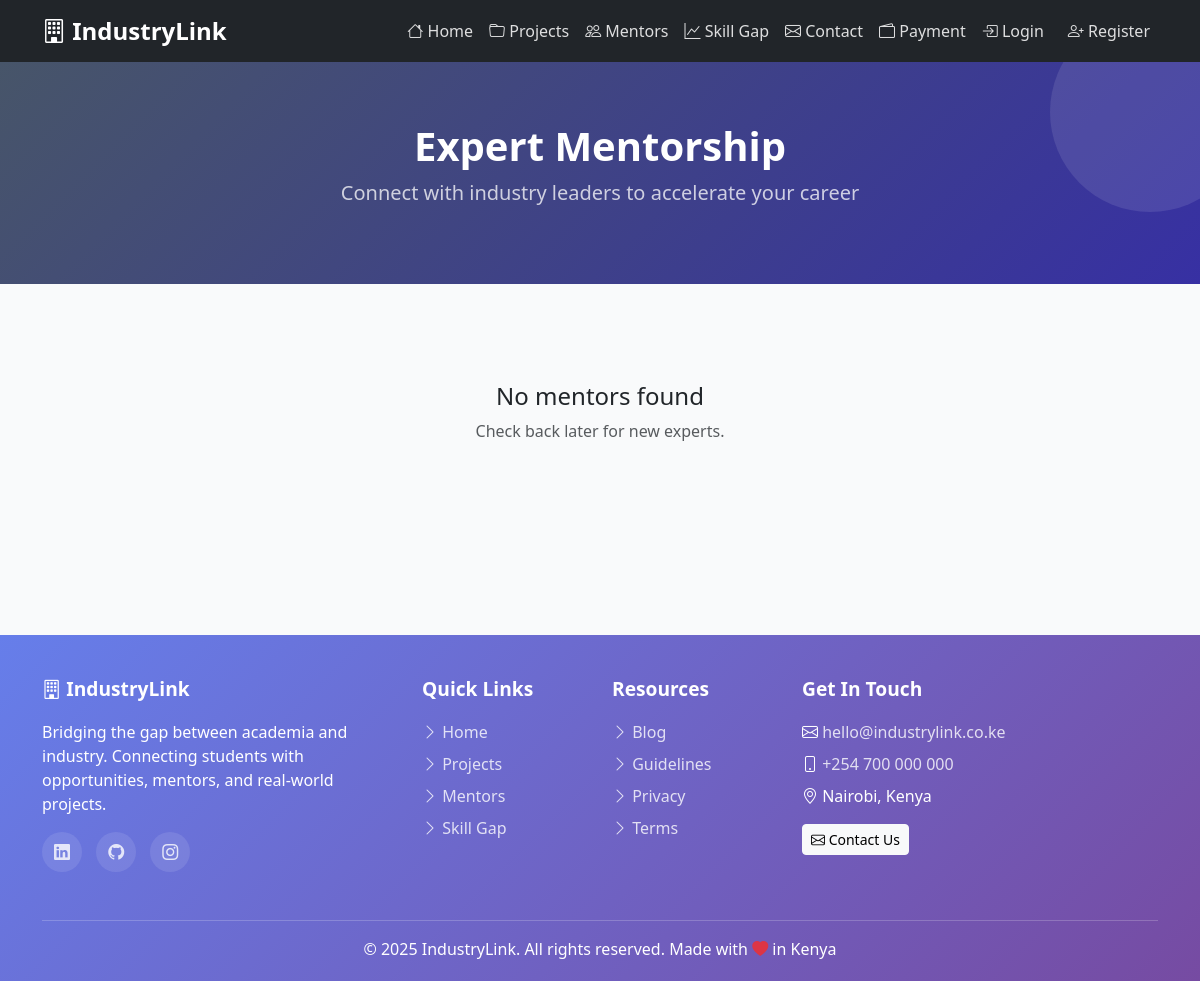
The app's page /mentors/, older data.
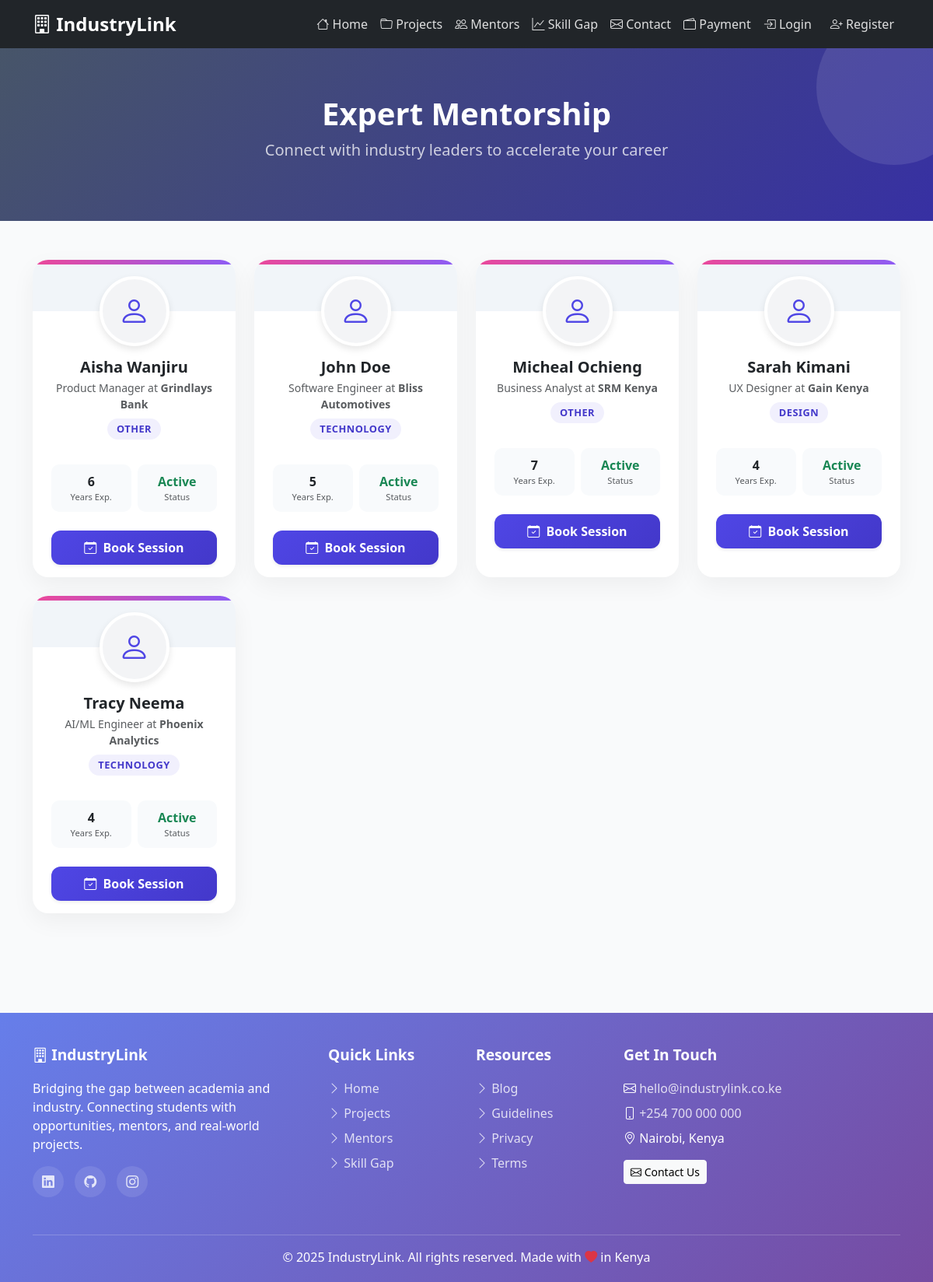
The same page, newer data.
### main/models.py (models this page shows, shortened)
class Mentor(models.Model):
    EXPERTISE_CHOICES = [
        ('technology', 'Technology'),
        ('design', 'Design'),
        ('other', 'Other'),
        ('business', 'Business')
    ]
    user= models.OneToOneField(User, on_delete=models.CASCADE, related_name='mentor_profile')
    full_name = models.CharField(max_length=200)
    job_title = models.CharField(max_length=200)
    company = models.CharField(max_length=200)
    bio = models.TextField(blank=True)
    expertise_area = models.CharField(max_length=50, choices=EXPERTISE_CHOICES)
    years_of_experience = models.IntegerField()
    availability = models.CharField(max_length=100)
    hourly_rate = models.DecimalField(max_digits=6, decimal_places=2, null=True, blank=True)
    email = models.EmailField(blank=True)
    linkedin = models.URLField(blank=True)
    created_at = models.DateTimeField(auto_now_add=True)
    updated_at = models.DateTimeField(auto_now=True)
    class Meta:
        ordering = ['full_name']

### main/views.py (the view)
# urls.py: path('mentors/', views.mentor_list, name='mentor'),
def mentor_list(request):
    all_mentors = Mentor.objects.all()
    return render(request, 'main/mentor.html', {'mentors': all_mentors})

### main/templates/main/mentor.html (shortened to what this page needs)
{% extends 'base.html' %}
{% load static %}
{% block content %}
<div class="mentor-header text-center text-white">
    <div class="container position-relative z-1">
        <h1 class="fw-bold mb-2">Expert Mentorship</h1>
        <p class="lead opacity-75">Connect with industry leaders to accelerate your career</p>
    </div>
    <div style="position: absolute; top: -50px; right: -50px; width: 200px; height: 200px; background: rgba(255,255,255,0.1); border-radius: 50%;"></div>
</div>
<div class="container mb-5">
    <div class="row g-4">
        {% for mentor in mentors %}
        <div class="col-md-6 col-lg-3" data-aos="fade-up" data-aos-delay="{{ forloop.counter0|add:50 }}">
            <div class="mentor-card h-100 pb-3">
                <div class="card-stripe"></div>
                <div class="mentor-avatar">
                    {% if mentor.user.profile.profile_pic %}
                        <img src="{{ mentor.user.profile.profile_pic.url }}" alt="{{ mentor.full_name }}" class="img-fluid rounded-circle w-100 h-100 object-fit-cover">
                    {% else %}
                        <i class="bi bi-person"></i>
                    {% endif %}
                </div>
                <div class="text-center px-4">
                    <h5 class="fw-bold mb-1 text-dark">{{ mentor.full_name }}</h5>
                    <p class="text-muted small mb-2">{{ mentor.job_title }} at <strong>{{ mentor.company }}</strong></p>
                    <span class="expertise-tag mb-3 d-inline-block text-uppercase">
                        {{ mentor.get_expertise_area_display }}
                    </span>
                    <div class="row g-2 mt-2 mb-4">
                        <div class="col-6">
                            <div class="stat-box">
                                <div class="fw-bold text-dark">{{ mentor.years_of_experience }}</div>
                                <div class="small text-muted" style="font-size: 0.7rem;">Years Exp.</div>
                            </div>
                        </div>
                        <div class="col-6">
                            <div class="stat-box">
                                <div class="fw-bold text-success">Active</div>
                                <div class="small text-muted" style="font-size: 0.7rem;">Status</div>
                            </div>
                        </div>
                    </div>
                    <div class="d-flex gap-2 justify-content-center">
                         <form action="{% url 'main:payment' %}" method="get" class="w-100">
                             <button class="btn btn-mentor shadow-sm">
                                <i class="bi bi-calendar-check me-1"></i> Book Session
                            </button>
                        </form>
                    </div>
                </div>
            </div>
        </div>
        {% empty %}
        <div class="col-12 text-center py-5">
            <h4>No mentors found</h4>
            <p class="text-muted">Check back later for new experts.</p>
        </div>
        {% endfor %}
    </div>
</div>
{% endblock %}

### templates/base.html (shortened to what this page needs)
<!DOCTYPE html>
<html lang="en">
<head>
    <link href="https://cdn.jsdelivr.net/npm/bootstrap@5.3.2/dist/css/bootstrap.min.css" rel="stylesheet">
    <link rel="stylesheet" href="https://cdn.jsdelivr.net/npm/bootstrap-icons@1.11.1/font/bootstrap-icons.css">
</head>
<body>
    <nav class="navbar navbar-expand-lg navbar-dark bg-dark">
        <div class="container">
            <a class="navbar-brand" href="{% url 'main:home' %}">
                <i class="bi bi-building"></i> IndustryLink
            </a>
            <div class="collapse navbar-collapse" id="navbarNav">
                <ul class="navbar-nav ms-auto">
                    <li class="nav-item">
                        <a class="nav-link" href="{% url 'main:home' %}">
                            <i class="bi bi-house"></i> Home
                        </a>
                    </li>
                    <li class="nav-item">
                        <a class="nav-link" href="{% url 'main:projects' %}">
                            <i class="bi bi-folder"></i> Projects
                        </a>
                    </li>
                    <li class="nav-item">
                        <a class="nav-link" href="{% url 'main:mentor' %}">
                            <i class="bi bi-people"></i> Mentors
                        </a>
                    </li>
                    <li class="nav-item">
                        <a class="nav-link" href="{% url 'main:skills' %}">
                            <i class="bi bi-graph-up"></i> Skill Gap
                        </a>
                    </li>
                    <li class="nav-item">
                        <a class="nav-link" href="{% url 'main:contact' %}">
                            <i class="bi bi-envelope"></i> Contact
                        </a>
                    </li>
                    <li class="nav-item">
                        <a class="nav-link" href="{% url 'main:payment' %}">
                            <i class="bi bi-wallet2"></i> Payment
                        </a>
                    </li>
                    {% if request.user.is_authenticated %}
                        <li class="nav-item">
                            <a class="nav-link" href="{% url 'main:dashboard' %}">
                                <i class="bi bi-speedometer2"></i> Dashboard
                            </a>
                        </li>
                        {% if request.user.is_superuser %}
                        <li class="nav-item">
                            <a class="nav-link text-warning" href="{% url 'admin:index' %}">
                                <i class="bi bi-shield-lock"></i> Admin
                            </a>
                        </li>
                        {% endif %}
                        <li class="nav-item dropdown">
                            <a class="nav-link dropdown-toggle" href="#" id="userDropdown" role="button" data-bs-toggle="dropdown" aria-expanded="false">
                                <i class="bi bi-person-circle"></i> {{ request.user.username }}
                            </a>
                            <ul class="dropdown-menu dropdown-menu-end" aria-labelledby="userDropdown">
                                <li>
                                    <a class="dropdown-item" href="{% url 'main:editProfile' %}">
                                        <i class="bi bi-pencil"></i> Edit Profile
                                    </a>
                                </li>
                                <li><hr class="dropdown-divider"></li>
                                <li>
                                    <a class="dropdown-item" href="{% url 'main:logout' %}">
                                        <i class="bi bi-box-arrow-right"></i> Logout
                                    </a>
                                </li>
                            </ul>
                        </li>
                    {% else %}
                        <li class="nav-item">
                            <a class="nav-link btn btn-outline-light me-2" href="{% url 'main:login' %}">
                                <i class="bi bi-box-arrow-in-right"></i> Login
                            </a>
                        </li>
                        <li class="nav-item">
                            <a class="nav-link btn btn-primary" href="{% url 'main:register' %}">
                                <i class="bi bi-person-plus"></i> Register
                            </a>
                        </li>
                    {% endif %}
                </ul>
            </div>
        </div>
    </nav>
    <main>
        {% block content %}
        {% endblock %}
    </main>
    <footer>
        <div class="container">
            <div class="row">
                <div class="col-md-4 mb-4">
                    <div class="footer-heading">
                        <i class="bi bi-building"></i> IndustryLink
                    </div>
                    <p class="mb-3">
                        Bridging the gap between academia and industry.
                        Connecting students with opportunities, mentors, and real-world projects.
                    </p>
                    <div class="social-icons">
                        <a href="#" aria-label="LinkedIn"><i class="bi bi-linkedin"></i></a>
                        <a href="#" aria-label="GitHub"><i class="bi bi-github"></i></a>
                        <a href="#" aria-label="Instagram"><i class="bi bi-instagram"></i></a>
                    </div>
                </div>
                <div class="col-md-2 mb-4">
                    <div class="footer-heading">Quick Links</div>
                    <ul class="list-unstyled">
                        <li class="mb-2"><a href="{% url 'main:home' %}"><i class="bi bi-chevron-right"></i> Home</a></li>
                        <li class="mb-2"><a href="{% url 'main:projects' %}"><i class="bi bi-chevron-right"></i> Projects</a></li>
                        <li class="mb-2"><a href="{% url 'main:mentor' %}"><i class="bi bi-chevron-right"></i> Mentors</a></li>
                        <li class="mb-2"><a href="{% url 'main:skills' %}"><i class="bi bi-chevron-right"></i> Skill Gap</a></li>
                    </ul>
                </div>
                <div class="col-md-2 mb-4">
                    <div class="footer-heading">Resources</div>
                    <ul class="list-unstyled">
                        <li class="mb-2"><a href="#"><i class="bi bi-chevron-right"></i> Blog</a></li>
                        <li class="mb-2"><a href="#"><i class="bi bi-chevron-right"></i> Guidelines</a></li>
                        <li class="mb-2"><a href="#"><i class="bi bi-chevron-right"></i> Privacy</a></li>
                        <li class="mb-2"><a href="#"><i class="bi bi-chevron-right"></i> Terms</a></li>
                    </ul>
                </div>
                <div class="col-md-4 mb-4">
                    <div class="footer-heading">Get In Touch</div>
                    <ul class="list-unstyled">
                        <li class="mb-2">
                            <i class="bi bi-envelope"></i>
                            <a href="mailto:hello@industrylink.co.ke">hello@industrylink.co.ke</a>
                        </li>
                        <li class="mb-2">
                            <i class="bi bi-phone"></i>
                            <a href="tel:+254700000000">+254 700 000 000</a>
                        </li>
                        <li class="mb-2">
                            <i class="bi bi-geo-alt"></i> Nairobi, Kenya
                        </li>
                    </ul>
                    <div class="mt-3">
                        <a href="{% url 'main:contact' %}" class="btn btn-light btn-sm">
                            <i class="bi bi-envelope"></i> Contact Us
                        </a>
                    </div>
                </div>
            </div>
            <hr class="bg-white mt-4" style="opacity: 0.2;">
            <div class="row">
                <div class="col-12 text-center">
                    <p class="mb-0">
                        &copy; 2025 IndustryLink. All rights reserved.
                        Made with <i class="bi bi-heart-fill text-danger"></i> in Kenya
                    </p>
                </div>
            </div>
        </div>
    </footer>
</body>
</html>

### templates/base.html (style rules this page uses)
html, body { height: 100%; }
body { display: flex; flex-direction: column; }
main { flex: 1 0 auto; }
footer { flex-shrink: 0; background: linear-gradient(135deg, #667eea 0%, #764ba2 100%); color: white; padding: 40px 0 20px 0; margin-top: 80px; }
footer a { color: rgba(255,255,255,0.8); text-decoration: none; transition: color 0.3s; }
footer .footer-heading { font-size: 1.2rem; font-weight: bold; margin-bottom: 1rem; }
footer .social-icons a { display: inline-flex; align-items: center; justify-content: center; width: 40px; height: 40px; background: rgba(255,255,255,0.1); border-radius: 50%; margin-right: 10px; transition: all 0.3s; }
.navbar-brand { font-weight: bold; font-size: 1.5rem; }
.nav-link { color: rgba(255,255,255,.85) !important; transition: color 0.3s; }

### main/templates/main/mentor.html (style rules this page uses)
body { background-color: #f9fafb; }
.mentor-header { background: linear-gradient(135deg, #475569 0%, #3730a3 100%); padding: 60px 0; margin-bottom: 50px; position: relative; overflow: hidden; }
.mentor-card { background: white; border: none; border-radius: 20px; box-shadow: 0 10px 30px rgba(0,0,0,0.05); transition: transform 0.3s ease, box-shadow 0.3s ease; overflow: hidden; position: relative; }
.card-stripe { height: 6px; width: 100%; background: linear-gradient(90deg, #ec4899, #8b5cf6); }
.mentor-avatar { width: 90px; height: 90px; background: #f3f4f6; border-radius: 50%; margin: -45px auto 15px; border: 4px solid white; box-shadow: 0 4px 10px rgba(0,0,0,0.1); display: flex; align-items: center; justify-content: center; font-size: 2.5rem; color: #4f46e5; }
.expertise-tag { background: rgba(79, 70, 229, 0.08); color: #4338ca; font-size: 0.8rem; padding: 4px 12px; border-radius: 50px; font-weight: 600; letter-spacing: 0.5px; }
.btn-mentor { background: linear-gradient(135deg, #4f46e5 0%, #4338ca 100%); border: none; color: white; border-radius: 12px; padding: 10px 20px; width: 100%; font-weight: 600; transition: opacity 0.2s; }
.stat-box { text-align: center; padding: 10px; background: #f8fafc; border-radius: 10px; }

Row changes from the older to the newer data that the page shows:
added Mentor: full_name "Aisha Wanjiru", job_title "Product Manager", company "Grindlays Bank", expertise_area "OTHER", years_of_experience "6"
added Mentor: full_name "John Doe", job_title "Software Engineer", company "Bliss Automotives", expertise_area "TECHNOLOGY", years_of_experience "5"
added Mentor: full_name "Micheal Ochieng", job_title "Business Analyst", company "SRM Kenya", expertise_area "OTHER", years_of_experience "7"
added Mentor: full_name "Sarah Kimani", job_title "UX Designer", company "Gain Kenya", expertise_area "DESIGN", years_of_experience "4"
added Mentor: full_name "Tracy Neema", job_title "AI/ML Engineer", company "Phoenix Analytics", expertise_area "TECHNOLOGY", years_of_experience "4"
Text that changed along with them:
text no longer shown: "No mentors found Check back later for new experts."
